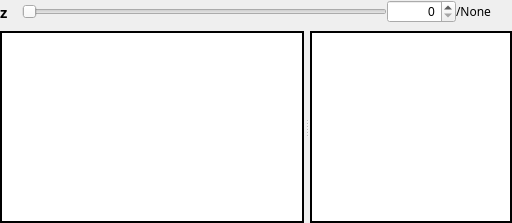
      <widget class="QWidget" name="gridWidget" native="true">
       <property name="sizePolicy">
        <sizepolicy hsizetype="Preferred" vsizetype="Preferred">
         <horstretch>2</horstretch>
         <verstretch>0</verstretch>
        </sizepolicy>
       </property>
       <property name="font">
        <font>
         <pointsize>9</pointsize>
        </font>
       </property>
       <layout class="QVBoxLayout" name="verticalLayout_7">
        <property name="spacing">
         <number>8</number>
        </property>
        <property name="leftMargin">
         <number>0</number>
        </property>
        <property name="topMargin">
         <number>0</number>
        </property>
        <property name="rightMargin">
         <number>0</number>
        </property>
        <property name="bottomMargin">
         <number>0</number>
        </property>
        <item>
         <widget class="QWidget" name="horizontalWidget" native="true">
          <property name="font">
           <font>
            <pointsize>9</pointsize>
           </font>
          </property>
          <layout class="QHBoxLayout" name="horizontalLayout_4" stretch="16,270,51,41">
           <property name="spacing">
            <number>0</number>
           </property>
           <property name="leftMargin">
            <number>0</number>
           </property>
           <property name="topMargin">
            <number>0</number>
           </property>
           <property name="rightMargin">
            <number>0</number>
           </property>
           <property name="bottomMargin">
            <number>0</number>
           </property>
           <item>
            <widget class="QLabel" name="label_resize_2">
             <property name="font">
              <font>
               <family>Agency FB</family>
               <pointsize>11</pointsize>
               <weight>75</weight>
               <bold>true</bold>
              </font>
             </property>
             <property name="text">
              <string>z</string>
             </property>
            </widget>
           </item>
           <item>
            <widget class="QSlider" name="resulthorizontalSlider_z">
             <property name="font">
              <font>
               <family>Agency FB</family>
               <pointsize>9</pointsize>
              </font>
             </property>
             <property name="orientation">
              <enum>Qt::Horizontal</enum>
             </property>
            </widget>
           </item>
           <item>
            <widget class="QSpinBox" name="spinBox_resultz">
             <property name="font">
              <font>
               <pointsize>9</pointsize>
              </font>
             </property>
             <property name="alignment">
              <set>Qt::AlignRight|Qt::AlignTrailing|Qt::AlignVCenter</set>
             </property>
            </widget>
           </item>
           <item>
            <widget class="QLabel" name="label_resultzlimit">
             <property name="font">
              <font>
               <family>Agency FB</family>
               <pointsize>9</pointsize>
               <weight>50</weight>
               <bold>false</bold>
              </font>
             </property>
             <property name="text">
              <string>/None</string>
             </property>
            </widget>
           </item>
          </layout>
         </widget>
        </item>
        <item>
         <widget class="QSplitter" name="splitter_2">
          <property name="sizePolicy">
           <sizepolicy hsizetype="Preferred" vsizetype="Expanding">
            <horstretch>0</horstretch>
            <verstretch>0</verstretch>
           </sizepolicy>
          </property>
          <property name="orientation">
           <enum>Qt::Horizontal</enum>
          </property>
          <property name="handleWidth">
           <number>6</number>
          </property>
          <widget class="Mpicker_ResultView" name="graphicsView_result">
           <property name="sizePolicy">
            <sizepolicy hsizetype="Preferred" vsizetype="Expanding">
             <horstretch>3</horstretch>
             <verstretch>0</verstretch>
            </sizepolicy>
           </property>
           <property name="font">
            <font>
             <pointsize>9</pointsize>
            </font>
           </property>
           <property name="frameShape">
            <enum>QFrame::Panel</enum>
           </property>
           <property name="frameShadow">
            <enum>QFrame::Plain</enum>
           </property>
           <property name="lineWidth">
            <number>2</number>
           </property>
           <property name="backgroundBrush">
            <brush brushstyle="NoBrush">
             <color alpha="255">
              <red>0</red>
              <green>0</green>
              <blue>0</blue>
             </color>
            </brush>
           </property>
          </widget>
          <widget class="Mpicker_ResultSide" name="graphicsView_resultside">
           <property name="sizePolicy">
            <sizepolicy hsizetype="Preferred" vsizetype="Expanding">
             <horstretch>2</horstretch>
             <verstretch>0</verstretch>
            </sizepolicy>
           </property>
           <property name="font">
            <font>
             <pointsize>9</pointsize>
            </font>
           </property>
           <property name="frameShape">
            <enum>QFrame::Panel</enum>
           </property>
           <property name="frameShadow">
            <enum>QFrame::Plain</enum>
           </property>
           <property name="lineWidth">
            <number>2</number>
           </property>
          </widget>
         </widget>
        </item>
       </layout>
      </widget>
